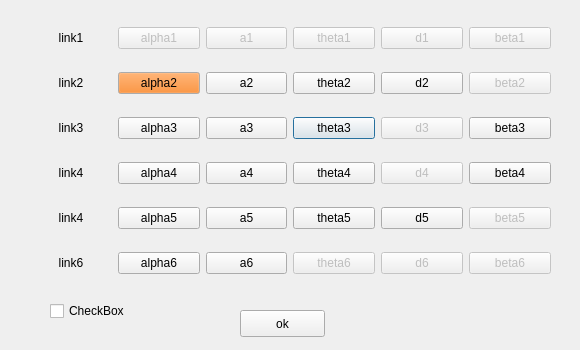
<?xml version="1.0" encoding="UTF-8"?>
<ui version="4.0">
 <class>Dialog</class>
 <widget class="QDialog" name="Dialog">
  <property name="geometry">
   <rect>
    <x>0</x>
    <y>0</y>
    <width>580</width>
    <height>350</height>
   </rect>
  </property>
  <property name="windowTitle">
   <string>Dialog</string>
  </property>
  <widget class="QWidget" name="gridLayoutWidget">
   <property name="geometry">
    <rect>
     <x>30</x>
     <y>10</y>
     <width>521</width>
     <height>281</height>
    </rect>
   </property>
   <layout class="QGridLayout" name="gridLayout">
    <item row="2" column="0">
     <widget class="QLabel" name="label_2">
      <property name="text">
       <string>link2</string>
      </property>
      <property name="alignment">
       <set>Qt::AlignCenter</set>
      </property>
     </widget>
    </item>
    <item row="4" column="0">
     <widget class="QLabel" name="label_3">
      <property name="text">
       <string>link3</string>
      </property>
      <property name="alignment">
       <set>Qt::AlignCenter</set>
      </property>
     </widget>
    </item>
    <item row="5" column="0">
     <widget class="QLabel" name="label_4">
      <property name="text">
       <string>link4</string>
      </property>
      <property name="alignment">
       <set>Qt::AlignCenter</set>
      </property>
     </widget>
    </item>
    <item row="4" column="3">
     <widget class="QPushButton" name="pB_dh_theta3">
      <property name="text">
       <string>theta3</string>
      </property>
      <property name="checkable">
       <bool>true</bool>
      </property>
     </widget>
    </item>
    <item row="7" column="1">
     <widget class="QPushButton" name="pB_dh_alpha6">
      <property name="text">
       <string>alpha6</string>
      </property>
      <property name="checkable">
       <bool>true</bool>
      </property>
     </widget>
    </item>
    <item row="0" column="0">
     <widget class="QLabel" name="label">
      <property name="layoutDirection">
       <enum>Qt::LeftToRight</enum>
      </property>
      <property name="text">
       <string>link1</string>
      </property>
      <property name="alignment">
       <set>Qt::AlignCenter</set>
      </property>
     </widget>
    </item>
    <item row="5" column="1">
     <widget class="QPushButton" name="pB_dh_alpha4">
      <property name="text">
       <string>alpha4</string>
      </property>
      <property name="checkable">
       <bool>true</bool>
      </property>
     </widget>
    </item>
    <item row="2" column="4">
     <widget class="QPushButton" name="pB_dh_d2">
      <property name="text">
       <string>d2</string>
      </property>
      <property name="checkable">
       <bool>true</bool>
      </property>
     </widget>
    </item>
    <item row="2" column="5">
     <widget class="QPushButton" name="pB_dh_beta2">
      <property name="enabled">
       <bool>false</bool>
      </property>
      <property name="text">
       <string>beta2</string>
      </property>
     </widget>
    </item>
    <item row="4" column="2">
     <widget class="QPushButton" name="pB_dh_a3">
      <property name="text">
       <string>a3</string>
      </property>
      <property name="checkable">
       <bool>true</bool>
      </property>
     </widget>
    </item>
    <item row="0" column="3">
     <widget class="QPushButton" name="pB_dh_theta1">
      <property name="enabled">
       <bool>false</bool>
      </property>
      <property name="text">
       <string>theta1</string>
      </property>
     </widget>
    </item>
    <item row="7" column="2">
     <widget class="QPushButton" name="pB_dh_a6">
      <property name="text">
       <string>a6</string>
      </property>
      <property name="checkable">
       <bool>true</bool>
      </property>
     </widget>
    </item>
    <item row="7" column="3">
     <widget class="QPushButton" name="pB_dh_theta6">
      <property name="enabled">
       <bool>false</bool>
      </property>
      <property name="text">
       <string>theta6</string>
      </property>
     </widget>
    </item>
    <item row="7" column="4">
     <widget class="QPushButton" name="pB_dh_d6">
      <property name="enabled">
       <bool>false</bool>
      </property>
      <property name="text">
       <string>d6</string>
      </property>
     </widget>
    </item>
    <item row="7" column="5">
     <widget class="QPushButton" name="pB_dh_beta6">
      <property name="enabled">
       <bool>false</bool>
      </property>
      <property name="text">
       <string>beta6</string>
      </property>
     </widget>
    </item>
    <item row="6" column="5">
     <widget class="QPushButton" name="pB_dh_beta5">
      <property name="enabled">
       <bool>false</bool>
      </property>
      <property name="text">
       <string>beta5</string>
      </property>
     </widget>
    </item>
    <item row="0" column="2">
     <widget class="QPushButton" name="pB_dh_a1">
      <property name="enabled">
       <bool>false</bool>
      </property>
      <property name="text">
       <string>a1</string>
      </property>
     </widget>
    </item>
    <item row="0" column="5">
     <widget class="QPushButton" name="pB_dh_beta1">
      <property name="enabled">
       <bool>false</bool>
      </property>
      <property name="text">
       <string>beta1</string>
      </property>
     </widget>
    </item>
    <item row="2" column="2">
     <widget class="QPushButton" name="pB_dh_a2">
      <property name="text">
       <string>a2</string>
      </property>
      <property name="checkable">
       <bool>true</bool>
      </property>
     </widget>
    </item>
    <item row="2" column="3">
     <widget class="QPushButton" name="pB_dh_theta2">
      <property name="text">
       <string>theta2</string>
      </property>
      <property name="checkable">
       <bool>true</bool>
      </property>
     </widget>
    </item>
    <item row="4" column="4">
     <widget class="QPushButton" name="pB_dh_d3">
      <property name="enabled">
       <bool>false</bool>
      </property>
      <property name="text">
       <string>d3</string>
      </property>
     </widget>
    </item>
    <item row="4" column="5">
     <widget class="QPushButton" name="pB_dh_beta3">
      <property name="text">
       <string>beta3</string>
      </property>
      <property name="checkable">
       <bool>true</bool>
      </property>
     </widget>
    </item>
    <item row="5" column="2">
     <widget class="QPushButton" name="pB_dh_a4">
      <property name="text">
       <string>a4</string>
      </property>
      <property name="checkable">
       <bool>true</bool>
      </property>
     </widget>
    </item>
    <item row="5" column="3">
     <widget class="QPushButton" name="pB_dh_theta4">
      <property name="text">
       <string>theta4</string>
      </property>
      <property name="checkable">
       <bool>true</bool>
      </property>
     </widget>
    </item>
    <item row="5" column="4">
     <widget class="QPushButton" name="pB_dh_d4">
      <property name="enabled">
       <bool>false</bool>
      </property>
      <property name="text">
       <string>d4</string>
      </property>
     </widget>
    </item>
    <item row="5" column="5">
     <widget class="QPushButton" name="pB_dh_beta4">
      <property name="text">
       <string>beta4</string>
      </property>
      <property name="checkable">
       <bool>true</bool>
      </property>
     </widget>
    </item>
    <item row="6" column="1">
     <widget class="QPushButton" name="pB_dh_alpha5">
      <property name="text">
       <string>alpha5</string>
      </property>
      <property name="checkable">
       <bool>true</bool>
      </property>
     </widget>
    </item>
    <item row="6" column="2">
     <widget class="QPushButton" name="pB_dh_a5">
      <property name="text">
       <string>a5</string>
      </property>
      <property name="checkable">
       <bool>true</bool>
      </property>
     </widget>
    </item>
    <item row="7" column="0">
     <widget class="QLabel" name="label_5">
      <property name="text">
       <string>link6</string>
      </property>
      <property name="alignment">
       <set>Qt::AlignCenter</set>
      </property>
     </widget>
    </item>
    <item row="2" column="1">
     <widget class="QPushButton" name="pB_dh_alpha2">
      <property name="palette">
       <palette>
        <active>
         <colorrole role="Button">
          <brush brushstyle="SolidPattern">
           <color alpha="33">
            <red>255</red>
            <green>117</green>
            <blue>0</blue>
           </color>
          </brush>
         </colorrole>
        </active>
        <inactive>
         <colorrole role="Button">
          <brush brushstyle="SolidPattern">
           <color alpha="33">
            <red>255</red>
            <green>117</green>
            <blue>0</blue>
           </color>
          </brush>
         </colorrole>
        </inactive>
        <disabled>
         <colorrole role="Button">
          <brush brushstyle="SolidPattern">
           <color alpha="33">
            <red>255</red>
            <green>117</green>
            <blue>0</blue>
           </color>
          </brush>
         </colorrole>
        </disabled>
       </palette>
      </property>
      <property name="mouseTracking">
       <bool>false</bool>
      </property>
      <property name="text">
       <string>alpha2</string>
      </property>
      <property name="checkable">
       <bool>true</bool>
      </property>
      <property name="checked">
       <bool>false</bool>
      </property>
      <property name="autoRepeat">
       <bool>false</bool>
      </property>
      <property name="autoExclusive">
       <bool>false</bool>
      </property>
     </widget>
    </item>
    <item row="4" column="1">
     <widget class="QPushButton" name="pB_dh_alpha3">
      <property name="text">
       <string>alpha3</string>
      </property>
      <property name="checkable">
       <bool>true</bool>
      </property>
     </widget>
    </item>
    <item row="6" column="3">
     <widget class="QPushButton" name="pB_dh_theta5">
      <property name="text">
       <string>theta5</string>
      </property>
      <property name="checkable">
       <bool>true</bool>
      </property>
     </widget>
    </item>
    <item row="6" column="4">
     <widget class="QPushButton" name="pB_dh_d5">
      <property name="text">
       <string>d5</string>
      </property>
      <property name="checkable">
       <bool>true</bool>
      </property>
     </widget>
    </item>
    <item row="6" column="0">
     <widget class="QLabel" name="label_6">
      <property name="text">
       <string>link4</string>
      </property>
      <property name="alignment">
       <set>Qt::AlignCenter</set>
      </property>
     </widget>
    </item>
    <item row="0" column="4">
     <widget class="QPushButton" name="pB_dh_d1">
      <property name="enabled">
       <bool>false</bool>
      </property>
      <property name="text">
       <string>d1</string>
      </property>
     </widget>
    </item>
    <item row="0" column="1">
     <widget class="QPushButton" name="pB_dh_alpha1">
      <property name="enabled">
       <bool>false</bool>
      </property>
      <property name="mouseTracking">
       <bool>false</bool>
      </property>
      <property name="text">
       <string>alpha1</string>
      </property>
      <property name="iconSize">
       <size>
        <width>16</width>
        <height>20</height>
       </size>
      </property>
      <property name="autoRepeatInterval">
       <number>100</number>
      </property>
     </widget>
    </item>
   </layout>
  </widget>
  <widget class="QPushButton" name="pB_dh_ok">
   <property name="geometry">
    <rect>
     <x>240</x>
     <y>310</y>
     <width>85</width>
     <height>27</height>
    </rect>
   </property>
   <property name="text">
    <string>ok</string>
   </property>
  </widget>
  <widget class="QCheckBox" name="checkBox">
   <property name="geometry">
    <rect>
     <x>50</x>
     <y>300</y>
     <width>97</width>
     <height>22</height>
    </rect>
   </property>
   <property name="text">
    <string>CheckBox</string>
   </property>
  </widget>
 </widget>
 <resources/>
 <connections/>
</ui>
